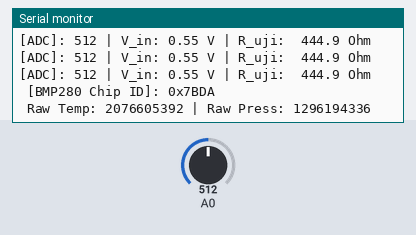
The program below on a simulated Arduino Uno, built with avr-gcc and run on an emulated ATmega328P. On the bench: the last lines printed to the serial monitor. Wiring (inferred from the names in the program): BMP280 pressure sensor at I2C address 0x76. The inputs (shaded band) are chosen by the test bench; at power-on: A0 = 512.

Above: at 1.2 s.
1.3 s: A0 set to 133
At 1.36 s:
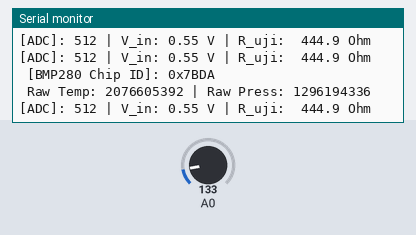
2.8 s: A0 set to 111
At 2.96 s:
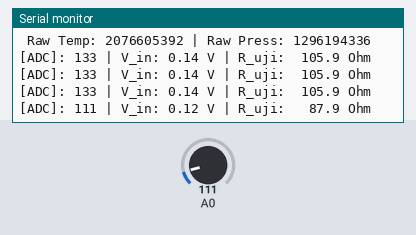
4.7 s: A0 set to 14
At 4.76 s:
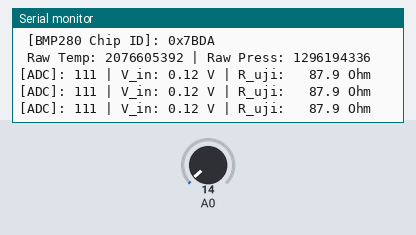
6.2 s: A0 set to 11
At 6.36 s:
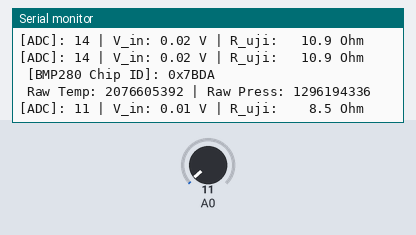

The program:

main.cpp
```cpp
#include <Arduino.h>
#include <avr/interrupt.h>
#include <util/delay.h>
#include <avr/io.h>
#include <stdio.h>


//Deklarasikan alamat sensor BMP280 pada register 0x76 atau 0x77
#define BMP_280_ADDR 0x76
#define F_CPU 16000000UL

/*Proses komunikasi I2C source ATMEGA 328p Datasheet by Atmel
[START] ──> [SLA+W (0xEC)] ──> [Register (0xD0)] ──> [REPEATED START] ──> [SLA+R (0xED)] ──> [READ NACK] ──> [STOP]*/

//Deklarasikan alamat dari sensor BMP280 sebagai variabel global untuk nanti dipanggil dalam fungsi protokol I2C
void I2C_init(){
  // Deklarasi setting bit rate operasi SCL di 100kHZ
  TWBR = 72;
  //Inisialisasi fungsi kerja control register untuk memulai interrut service routine dari I2C
  TWCR = (1 << TWEN);
}

void I2C_START(void){
    TWCR = (1 << TWEN) | (1 << TWINT) | (1 << TWSTA);
    while(!(TWCR & (1 << TWINT)));
}

void I2C_Write(uint8_t data_reg){
    TWDR = data_reg;
    TWCR = (1 << TWINT) | (1 << TWEN);
    while (!(TWCR & (1 << TWINT)));
}

//Penambahan bit TWEA pada nilai register kontrol Aknowledge Paket Alamat pada slave device
uint8_t I2C_Read_ACK(void){
    TWCR = (1 << TWINT) | (1 << TWEN) | (1 << TWEA);
    while (!(TWCR & (1 << TWINT)));
    return TWDR;
}

uint8_t I2C_Read_NACK(void){
    TWCR = (1 << TWINT) | (1 << TWEN);
    while (!(TWCR & (1 << TWINT)));
    return TWDR;
}

void I2C_STOP(void){
    TWCR = (1 << TWEN) | (1 << TWINT) | (1 << TWSTO);
}

/*Line Kode by ChatGPT untuk melakukan cek apakah sensor bekerja, mirip seperti
  kode normal saat ingin menggunakan I2C, bedanya ada di penggunaan alamat (chip)*/


uint8_t test_sensor(void){
//definisikan nilai untuk menyimpan data alamat dari chip sensor
uint8_t chip_id = 0;

I2C_START();

I2C_Write(BMP_280_ADDR << 1 | 0); //Shift left 1 bit alamat BMP dengan tambahan 1 bit 0 pada LSB untuk memulai read

I2C_Write(0xD0); // Alamat chip

I2C_START();
I2C_Write(BMP_280_ADDR << 1 | 1); //Shift left 1 bit alamat BMP dengan tambahan 1 bit 1 pada LSB untuk memulai write

chip_id = I2C_Read_NACK(); //Baca satu bit LSB dari sensor, lalu Acknowledge

I2C_STOP(); // Stop pengiriman dan pembacaan data

return chip_id; //Harusnya bernilai 0x58 kalau sensor berfungsi
}

void BMP_init(){
  I2C_init();
  I2C_START();
  I2C_Write(BMP_280_ADDR << 1 | 0);
  I2C_Write(0xF4);
  I2C_Write(0x27);
  I2C_STOP();
}

void BMP_read_raw(int32_t *raw_temp, int32_t *raw_press){
  I2C_init();
  I2C_START();
  I2C_Write(BMP_280_ADDR << 1 | 0);
  I2C_Write(0xF4);

  I2C_START;
  I2C_Write(BMP_280_ADDR << 1 | 1);

  uint8_t p_msb  = I2C_Read_ACK();
  uint8_t p_lsb  = I2C_Read_ACK();
  uint8_t p_xlsb = I2C_Read_ACK();

  uint8_t t_msb  = I2C_Read_ACK();
  uint8_t t_lsb  = I2C_Read_ACK();
  uint8_t t_xlsb = I2C_Read_NACK();

  I2C_STOP();

  // Gabungkan bit menjadi 20-bit integer
    *raw_press = ((int32_t)p_msb << 12) | ((int32_t)p_lsb << 4) | (p_xlsb >> 4);
    *raw_temp  = ((int32_t)t_msb << 12) | ((int32_t)t_lsb << 4) | (t_xlsb >> 4);
}
// --- DRIVER ADC ---
void ADC_Init(void) {
    ADMUX = (1 << REFS0) | (1 << REFS1);                     // Ref = 1.1 V
    ADCSRA = (1 << ADEN) | (1 << ADPS2) |
             (1 << ADPS1) | (1 << ADPS0);     // ADEN = 1 (Enable ADC), Prescaler = 128 (16MHz / 128 = 125kHz)
}

uint16_t ADC_Read(uint8_t channel) {
    ADMUX = (ADMUX & 0xF0) | (channel & 0x07);
    ADCSRA |= (1 << ADSC);
    while (ADCSRA & (1 << ADSC));
    return ADC;
}

unsigned long last_adc_time = 0;
unsigned long last_bmp_time = 0;
float r_uji = 0;


void setup() {
//1. Inisialisasi Serial bawaan Arduino (Substitusi USART manual)
    Serial.begin(9600);
    // 2. Inisialisasi Hardware Register ADC
    ADC_Init();

    Serial.println("--- System Started ---");
}

// Main Function
void loop() {
    // Variabel Penjadwalan Non-blocking (Timer)
    //unsigned long last_bmp_time = 0;

    unsigned long current_time = millis();

        // TASK 1: Baca ADC setiap 200 ms (Fast Task)
        if (current_time - last_adc_time >= 200) {
          last_adc_time = current_time;
          uint16_t adc_raw = ADC_Read(0);
          float v_in = (adc_raw * 1.1) / 1024.0; //Pembagi tegangan
          float r_uji =  (v_in * 3600.0) / (5.0 - v_in);

          char str_v_in[10];
          char str_r_uji[10];
          dtostrf(v_in, 4, 2, str_v_in);   // float, min_width, desimal, buffer_tujuan
          dtostrf(r_uji, 6, 1, str_r_uji);

          char buffer[100];
          snprintf(buffer, sizeof(buffer), "[ADC]: %d | V_in: %s V | R_uji: %s Ohm\r\n", adc_raw, str_v_in, str_r_uji);

          Serial.print(buffer);
        }

        // TASK 2: Baca BMP280 Chip ID setiap 1000 ms (Slow Task)
        if (current_time - last_bmp_time >= 1000){
            last_bmp_time = current_time;
            uint8_t id = test_sensor();

            int32_t raw_temp = 0, raw_press = 0;
            BMP_read_raw(&raw_temp, &raw_press);
            char id_str[6];
            char temp_str[6];
            char press_str[6];

            dtostrf(id, 6, 1, id_str);
            dtostrf(raw_temp, 6, 1, temp_str);
            dtostrf(raw_press, 6, 1, press_str);

            char buffer_2 [100];
            snprintf(buffer_2, sizeof(buffer_2), " [BMP280 Chip ID]: 0x%02X\r\n Raw Temp: %ld | Raw Press: %ld\r\n", id_str, temp_str, press_str);
            Serial.print(buffer_2);
        }
}
```

Measured:
- the behaviour switches between 126 and 125 on A0 (found by bisection; images 1 and 2)
- the behaviour switches between 13 and 12 on A0 (found by bisection; images 3 and 4)
- after the input at 2.8 s, the serial monitor: prints a new line at once (image 2)
- after the input at 6.2 s, the serial monitor: prints a new line at once (image 4)
